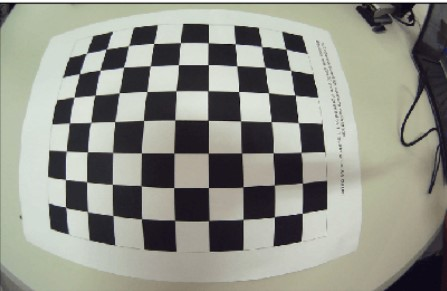
//> input picture ComputerVision/data/images/chess2.jpg, 447 x 291 px
$ ./exp   (built with g++ and OpenCV 4)
//> lines starting //> are read from the running program, lines starting //| are printed output that depends on the picture
#include <algorithm>
#include <math.h>
#include <opencv2/core.hpp>
#include <opencv2/highgui.hpp>
#include <opencv2/imgcodecs.hpp>
#include <opencv2/imgproc.hpp>
#include <opencv2/opencv.hpp>
#include <vector>
using namespace std;
using namespace cv;

void displayImage(Mat &img, unsigned int time = 0, string title = "frame") {
  imshow(title, img);
  waitKey(time);
}

static double getDoubleValOf(Mat &img, int x, int y) {
  return static_cast<double>(img.at<uchar>(x, y));
}

static double square(double x) { return x * x; }

static double computeGaussianFunc(double x, double y, double mu, double sigma) {
  double val =
      exp(-0.5 * ((square((x - mu) / sigma)) + square((y - mu) / sigma))) /
      (2 * M_PI * sigma * sigma);
  return val;
}

static vector<vector<double>> getGuassianKernal(double sigma) {
  int size = 2 * ceil(3 * sigma) + 1;
  vector<vector<double>> Kernal(size, vector<double>(size, 0.0));
  double sum = 0.0;
  int center = size / 2;
  for (int i = 0; i < size; i++) {
    for (int j = 0; j < size; j++) {
      Kernal[i][j] = computeGaussianFunc(i, j, center, sigma);
      sum += Kernal[i][j];
    }
  }
  if (sum != 0) {
    for (int i = 0; i < size; i++) {
      for (int j = 0; j < size; j++) {
        Kernal[i][j] /= sum;
      }
    }
  }
  return Kernal;
}

static Mat guassianFilterTransform(Mat &img, double Sigma) {
  vector<vector<double>> filter = getGuassianKernal(Sigma);
  int FiltSize = filter.size();
  int trows = img.rows - FiltSize + 1;
  int tcols = img.cols - FiltSize + 1;
  // Final output
  Mat transformed(trows, tcols, CV_64F);
  for (int i = 0; i < trows; i++) {
    for (int j = 0; j <tcols; j++) {
      double tval = 0;
      for (int x = 0; x <FiltSize; x++) {
        for (int y = 0; y <FiltSize; y++) {
          tval = tval + (filter[x][y] * (img.at<double>(i + x, j + y)));
          //tval = min(tval,255.0);
          //tval = max(tval,0.0);
        }
      }
      transformed.at<double>(i,j) = (tval);
    }
  }
  return (transformed);
}

double computeCornerResponseFunc(vector<vector<double>> &StructMat) {
  double det =
      StructMat[0][0] * StructMat[1][1] - StructMat[0][1] * StructMat[1][0];
  double trace = StructMat[0][0] + StructMat[1][1];
  return (det - (0.05) * (trace * trace));
}


Mat computeStructureTensorMatrixAndCornerResponse(Mat &GradXSqSmooth,
                                                  Mat &GradYSqSmooth,
                                                  Mat &GradXYSqSmooth) {
  int rows = GradXSqSmooth.rows;
  int cols = GradXSqSmooth.cols;
  Mat ResponseMat(rows, cols, CV_64F);
  for (int i = 0; i < rows; i++) {
    for (int j = 0; j < cols; j++) {
      vector<vector<double>> STM = {{getDoubleValOf(GradXSqSmooth, i, j),
                                     getDoubleValOf(GradXYSqSmooth, i, j)},
                                    {getDoubleValOf(GradXYSqSmooth, i, j),
                                     getDoubleValOf(GradYSqSmooth, i, j)}};
      double CornerRes = computeCornerResponseFunc(STM);
      ResponseMat.at<double>(i, j) = CornerRes;
    }
  }
  return ResponseMat;
}


// Try to Optimize for GradX this is not required we can directly compute
// GradXSq.
Mat detectHarrisCornersUpd(Mat &img) {
  int filtSize = 3;
  vector<vector<int>> filtery, filterx;
  filtery = {{-1, -2, -1}, {0, 0, 0}, {1, 2, 1}};
  filterx = {{-1, 0, 1}, {-2, 0, 2}, {-1, 0, 1}};
  int trows = img.rows - filtSize + 1;
//> trows = 289
  int tcols = img.cols - filtSize + 1;
//> tcols = 445
  Mat GradX(trows, tcols, CV_64F);
  Mat GradY(trows, tcols, CV_64F);
  Mat gradDir(trows, tcols, CV_64F);
  Mat result(trows, tcols, CV_8U);
  double Thrs = 200;
  /*
    1) Derivative Calculation:

    Calculate the horizontal (Ix) and vertical (Iy) derivatives of the grayscale
    image using the Sobel operator: Ix = Sobel(I_gray, dx) Iy = Sobel(I_gray,
    dy) dx and dy are the Sobel operators in the x and y directions,
    respectively.
  */
  for (int i =0; i <trows; i++) {
    for (int j = 0; j <tcols; j++) {
      double gradX = 0;
      double gradY = 0;
      // Compute Sobel Gradients.
      for (int x = 0; x <filtSize; x++) {
        for (int y = 0; y < filtSize; y++) {
          gradX = gradX + (filterx[x][y] *
                           static_cast<double>(img.at<uchar>(i + x, j + y)));
          gradY = gradY + (filtery[x][y] *
                           static_cast<double>(img.at<uchar>(i + x, j + y)));
        }
      }
      GradX.at<double>(i, j) = gradX;
      GradY.at<double>(i, j) = gradY;
      // GradDir required for non maximum supression
      double tval = sqrt(gradX * gradX + gradY * gradY);
      if (gradX == 0.00) {
        gradDir.at<double>(i, j) = (gradY >= 0 ? M_PI / 2.0 : -M_PI / 2.0);
      } else {
        gradDir.at<double>(i, j) = atan(gradY / gradX);
      }
      gradDir.at<double>(i, j) *= (180.0 / M_PI);
      gradDir.at<double>(i, j) = abs(gradDir.at<double>(i, j));
    }
  }
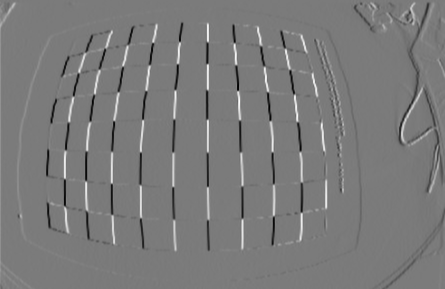
//> GradX: 289 rows x 445 cols, CV_64FC1; min -784, max 838, mean -1.7; drawn with min black and max white
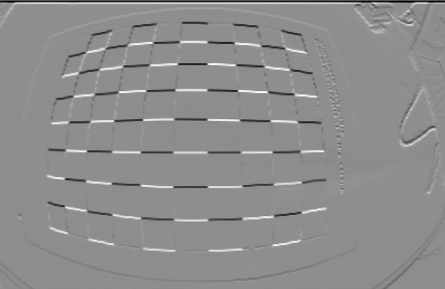
//> GradY: 289 rows x 445 cols, CV_64FC1; min -983, max 779, mean -3.3; drawn with min black and max white
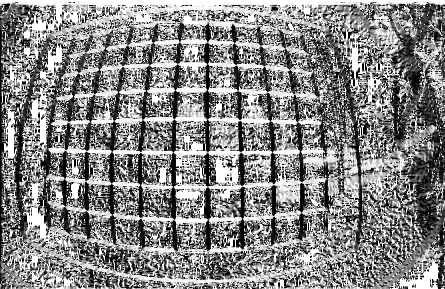
//> gradDir: 289 rows x 445 cols, CV_64FC1; min 0, max 90, mean 48; drawn with min black and max white
  /*
    3. Derivative Products:
    Element wise product
    Ix2 = Ix * Ix
    Iy2 = Iy * Iy
    Ixy = Ix * Iy
  */
  Mat GradXSq(trows, tcols, CV_64F);
  Mat GradYSq(trows, tcols, CV_64F);
  Mat GradXY(trows, tcols, CV_64F);
  for (int i = 0; i < trows; i++) {
    for (int j = 0; j < tcols; j++) {
      GradXSq.at<double>(i, j) =
          GradX.at<double>(i, j) * GradX.at<double>(i, j);
      GradYSq.at<double>(i, j) =
          GradY.at<double>(i, j) * GradY.at<double>(i, j);
      GradXY.at<double>(i, j) = GradX.at<double>(i, j) * GradY.at<double>(i, j);
    }
  }
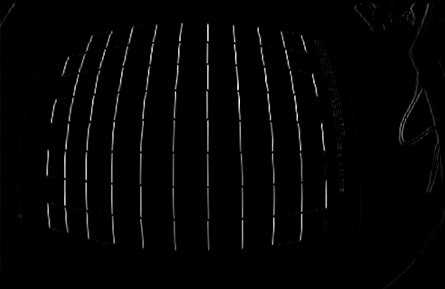
//> GradXSq: 289 rows x 445 cols, CV_64FC1; min 0, max 702244, mean 11893.6; drawn with min black and max white
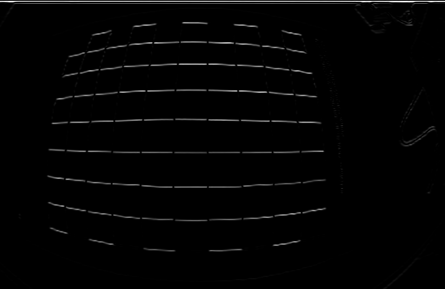
//> GradYSq: 289 rows x 445 cols, CV_64FC1; min 0, max 966289, mean 14878.6; drawn with min black and max white
  /*
    Gaussian Smoothing:

    Apply Gaussian smoothing to each of the derivative products to reduce noise
    sensitivity: Ix2_smooth = GaussianBlur(Ix2, kernel_size) Iy2_smooth =
    GaussianBlur(Iy2, kernel_size) Ixy_smooth = GaussianBlur(Ixy, kernel_size)
  */
  displayImage(GradXSq);
  Mat GradXSqSmooth = guassianFilterTransform(GradXSq, 1.3);
  displayImage(GradXSqSmooth);
  Mat GradYSqSmooth = guassianFilterTransform(GradYSq, 1.3);
  Mat GradXYSqSmooth = guassianFilterTransform(GradXY, 1.3);
//> call 3 of guassianFilterTransform, with Sigma = 1.3
//> after the loop in guassianFilterTransform (call 3), `for (int i = 0; i < trows; i++)`:
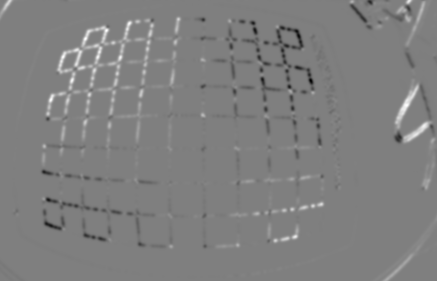
//> transformed: 281 rows x 437 cols, CV_64FC1; min -69993.4, max 70255.4, mean 323.8; drawn with min black and max white
  Mat StructTensorMat = computeStructureTensorMatrixAndCornerResponse(
      GradXSqSmooth, GradYSqSmooth, GradXYSqSmooth);
//> after the loop in computeStructureTensorMatrixAndCornerResponse, `for (int i = 0; i < rows; i++)`:
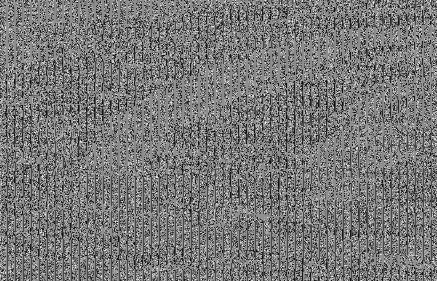
//> ResponseMat: 281 rows x 437 cols, CV_64FC1; min -67151.4, max 51619.9, mean -11024.6; drawn with min black and max white
  return StructTensorMat;
}


int main() {
  string imPath =
      "/home/panirpal/workspace/Projects/ComputerVision/data/images/chess2.jpg";
  Mat img = imread(imPath, IMREAD_GRAYSCALE);
  if (!img.empty()) {
    displayImage(img);
    //Mat gaussian = guassianFilterTransform(img,1.3);
    Mat out = detectHarrisCornersUpd(img);
    //displayImage(out);
  } else
    cerr << "image not found! exiting...";
  return 0;
}
